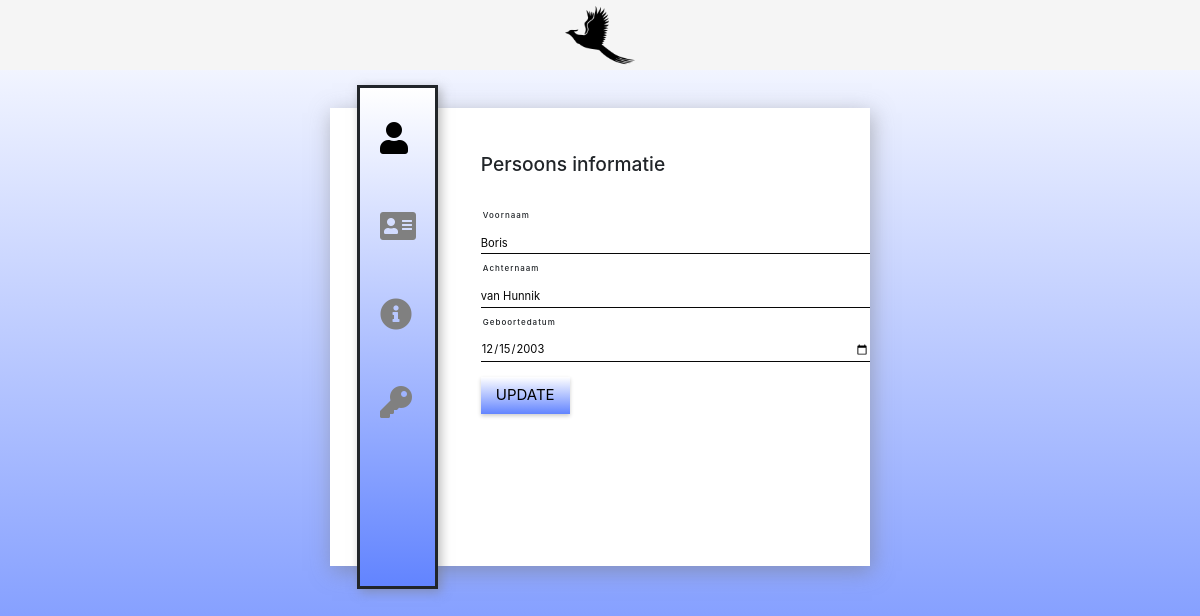
Screenshot of /account (signed in) with the database file from the repository.
### website/models.py (models this page shows)
class User(db.Model, UserMixin):
    id = db.Column(db.Integer, primary_key=True)
    email = db.Column(db.String(150), nullable=False, unique=True)
    password = db.Column(db.String(150), nullable=False)
    user_name = db.Column(db.String(150), nullable=False, unique=True)
    first_name = db.Column(db.String(150), nullable=False)
    last_name = db.Column(db.String(150), nullable=False)
    birth_date = db.Column(MyDateTime)
    creation_date = db.Column(db.DateTime(timezone=True), nullable=False, default=datetime.utcnow)
    notes = db.relationship('Note', back_populates='user')

### website/auth.py (the view, shortened to what this page needs)
@ login_required
@auth.route('/account', methods=['GET', 'POST'])
def account():
    return render_template("account.html", user=current_user)

### website/__init__.py (called while the page is built)
def create_app():
    app = Flask(__name__)
    app.config['SECRET_KEY'] = 'SeCReT key that no one knows'
    app.config['SQLALCHEMY_DATABASE_URI'] = f'sqlite:///{DB_NAME}'
    db.init_app(app)
    from .views import views
    from .auth import auth
    app.register_blueprint(views, url_prefix='/')
    app.register_blueprint(auth, url_prefix='/')
    from .models import User, Note
    create_database(app)
    login_manager = LoginManager()
    login_manager.login_view = 'auth.login'
    login_manager.init_app(app)
    @login_manager.user_loader
    def load_user(id):
        return User.query.get(int(id))
    return app

### website/templates/account.html (shortened to what this page needs)
{% extends "base.html" %}{% block title %}Meta - account{% endblock %} {% block
content %}
<div class="header">
  <div class="container">
    <div class="container-account">
      <div class="leftbox">
        <nav>
          <a-account onclick="tabs(0)" class="tab active">
            <i class="fa fa-user"></i>
          </a-account>
          <a-account onclick="tabs(1)" class="tab">
            <i class="fas fa-address-card"></i>
          </a-account>
          <a-account onclick="tabs(2)" class="tab">
            <i class="fas fa-info-circle"></i>
          </a-account>
          <a-account onclick="tabs(3)" class="tab">
            <i class="fas fa-key"></i>
          </a-account>
        </nav>
      </div>
      <div class="rightbox-account">
        <div class="profile tabShow">
          <h1>Persoons informatie</h1>
          <h2>Voornaam</h2>
          <input
            type="text"
            class="input"
            value="{{current_user.first_name}}"
          />
          <h2>Achternaam</h2>
          <input type="text" class="input" value="{{current_user.last_name}}" />
          <h2>Geboortedatum</h2>
          <input
            type="date"
            class="input"
            value="{{current_user.birth_date.strftime('%Y-%m-%d')}}"
          />
          <button class="update">Update</button>
        </div>
      </div>
    </div>
  </div>
</div>
{% endblock %}

### website/static/css/index.css (style rules this page uses)
* { margin: 0; padding: 0; outline: none; box-sizing: border-box; }
html { min-height: 100%; }
body { background: linear-gradient(180deg, #FFFFFF 0%, #6284FF 100%); font-family: TwitterChirp, -apple-system, BlinkMacSystemFont, "Segoe UI", Roboto, Helvetica, Arial, sans-serif; }
.container-account { background: #fff; width: 540px; height: 458px; margin: 0 auto; position: relative; margin-top: 10%; box-shadow: 2px 5px 20px rgba(119, 119, 119, .5); }
.leftbox { float: left; top: -5%; left: 5%; position: absolute; width: 15%; height: 110%; background: linear-gradient(180deg, #FFFFFF 0%, #6284FF 100%); ; box-shadow: 3px 3px 10px rgba(119, 119, 119, .5); border-style: solid; }
nav a-account { list-style: none; padding: 20px; color: gray; font-size: 2.0em; display: block; transition: all 0.5s ease-in-out; }
nav a-account:first-child { margin-top: 7px; }
nav a-account.active { color: black; }
.rightbox-account { width: 60%; margin-left: 27%; padding: 5px; }
.tabShow { transition: all 2s ease-in; width: 80%; position: absolute; }
h1 { font-size: 1.2rem; margin-top: 40px; margin-bottom: 35px; }
h2 { font-size: 8px; letter-spacing: 1px; margin-left: 2px; margin-top: 10px; }
input { border: 0; border-bottom: 1px solid; width: 90%; font-size: .7em; padding: 2px 0; color: #070707; outline: none; }
.update { text-transform: uppercase; font-size: 15px; border: 0; color: black; background: linear-gradient(180deg, #FFFFFF 0%, #6284FF 100%); padding: 7px 15px; box-shadow: 0px 2px 4px 0px rgba(0, 0, 0, .2); cursor: pointer; margin-top: 15px; }
.tabShow { display: none; }

### rows the page displays
User: first_name "Boris", last_name "van Hunnik", birth_date "12/15/2003"
